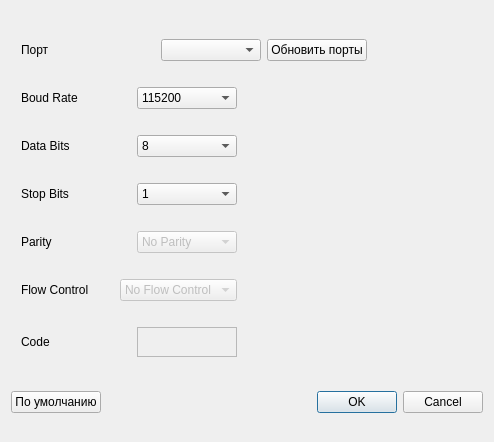
<?xml version="1.0" encoding="UTF-8"?>
<ui version="4.0">
 <class>ConnectionSettings</class>
 <widget class="QDialog" name="ConnectionSettings">
  <property name="geometry">
   <rect>
    <x>0</x>
    <y>0</y>
    <width>494</width>
    <height>442</height>
   </rect>
  </property>
  <property name="windowTitle">
   <string>Dialog</string>
  </property>
  <layout class="QVBoxLayout" name="verticalLayout_2">
   <item>
    <layout class="QVBoxLayout" name="verticalLayout">
     <item>
      <layout class="QHBoxLayout" name="horizontalLayout">
       <property name="leftMargin">
        <number>10</number>
       </property>
       <property name="topMargin">
        <number>10</number>
       </property>
       <property name="rightMargin">
        <number>10</number>
       </property>
       <property name="bottomMargin">
        <number>10</number>
       </property>
       <item>
        <widget class="QLabel" name="label">
         <property name="text">
          <string>Порт</string>
         </property>
        </widget>
       </item>
       <item>
        <spacer name="horizontalSpacer_2">
         <property name="orientation">
          <enum>Qt::Horizontal</enum>
         </property>
         <property name="sizeHint" stdset="0">
          <size>
           <width>20</width>
           <height>20</height>
          </size>
         </property>
        </spacer>
       </item>
       <item>
        <widget class="QComboBox" name="comboBoxPorts">
         <property name="minimumSize">
          <size>
           <width>100</width>
           <height>0</height>
          </size>
         </property>
        </widget>
       </item>
       <item>
        <widget class="QPushButton" name="pushButton_2">
         <property name="text">
          <string>Обновить порты</string>
         </property>
        </widget>
       </item>
       <item>
        <spacer name="horizontalSpacer">
         <property name="orientation">
          <enum>Qt::Horizontal</enum>
         </property>
         <property name="sizeHint" stdset="0">
          <size>
           <width>40</width>
           <height>20</height>
          </size>
         </property>
        </spacer>
       </item>
      </layout>
     </item>
     <item>
      <layout class="QHBoxLayout" name="horizontalLayout_13">
       <item>
        <layout class="QHBoxLayout" name="horizontalLayout_2">
         <property name="leftMargin">
          <number>10</number>
         </property>
         <property name="topMargin">
          <number>10</number>
         </property>
         <property name="rightMargin">
          <number>10</number>
         </property>
         <property name="bottomMargin">
          <number>10</number>
         </property>
         <item>
          <widget class="QLabel" name="label_2">
           <property name="text">
            <string>Boud Rate</string>
           </property>
          </widget>
         </item>
         <item>
          <spacer name="horizontalSpacer_3">
           <property name="orientation">
            <enum>Qt::Horizontal</enum>
           </property>
           <property name="sizeHint" stdset="0">
            <size>
             <width>9</width>
             <height>17</height>
            </size>
           </property>
          </spacer>
         </item>
         <item>
          <widget class="QComboBox" name="comboBoxBoudrate">
           <property name="minimumSize">
            <size>
             <width>100</width>
             <height>0</height>
            </size>
           </property>
           <property name="currentIndex">
            <number>3</number>
           </property>
           <item>
            <property name="text">
             <string>9600</string>
            </property>
           </item>
           <item>
            <property name="text">
             <string>19200</string>
            </property>
           </item>
           <item>
            <property name="text">
             <string>57600</string>
            </property>
           </item>
           <item>
            <property name="text">
             <string>115200</string>
            </property>
           </item>
          </widget>
         </item>
        </layout>
       </item>
       <item>
        <spacer name="horizontalSpacer_4">
         <property name="orientation">
          <enum>Qt::Horizontal</enum>
         </property>
         <property name="sizeHint" stdset="0">
          <size>
           <width>58</width>
           <height>20</height>
          </size>
         </property>
        </spacer>
       </item>
      </layout>
     </item>
     <item>
      <layout class="QHBoxLayout" name="horizontalLayout_12">
       <item>
        <layout class="QHBoxLayout" name="horizontalLayout_3">
         <property name="leftMargin">
          <number>10</number>
         </property>
         <property name="topMargin">
          <number>10</number>
         </property>
         <property name="rightMargin">
          <number>10</number>
         </property>
         <property name="bottomMargin">
          <number>10</number>
         </property>
         <item>
          <widget class="QLabel" name="label_3">
           <property name="text">
            <string>Data Bits</string>
           </property>
          </widget>
         </item>
         <item>
          <spacer name="horizontalSpacer_5">
           <property name="orientation">
            <enum>Qt::Horizontal</enum>
           </property>
           <property name="sizeHint" stdset="0">
            <size>
             <width>9</width>
             <height>17</height>
            </size>
           </property>
          </spacer>
         </item>
         <item>
          <widget class="QComboBox" name="comboBoxDataBits">
           <property name="minimumSize">
            <size>
             <width>100</width>
             <height>0</height>
            </size>
           </property>
           <property name="currentIndex">
            <number>3</number>
           </property>
           <item>
            <property name="text">
             <string>5</string>
            </property>
           </item>
           <item>
            <property name="text">
             <string>6</string>
            </property>
           </item>
           <item>
            <property name="text">
             <string>7</string>
            </property>
           </item>
           <item>
            <property name="text">
             <string>8</string>
            </property>
           </item>
          </widget>
         </item>
        </layout>
       </item>
       <item>
        <spacer name="horizontalSpacer_10">
         <property name="orientation">
          <enum>Qt::Horizontal</enum>
         </property>
         <property name="sizeHint" stdset="0">
          <size>
           <width>58</width>
           <height>20</height>
          </size>
         </property>
        </spacer>
       </item>
      </layout>
     </item>
     <item>
      <layout class="QHBoxLayout" name="horizontalLayout_11">
       <item>
        <layout class="QHBoxLayout" name="horizontalLayout_4">
         <property name="leftMargin">
          <number>10</number>
         </property>
         <property name="topMargin">
          <number>10</number>
         </property>
         <property name="rightMargin">
          <number>10</number>
         </property>
         <property name="bottomMargin">
          <number>10</number>
         </property>
         <item>
          <widget class="QLabel" name="label_4">
           <property name="text">
            <string>Stop Bits</string>
           </property>
          </widget>
         </item>
         <item>
          <spacer name="horizontalSpacer_6">
           <property name="orientation">
            <enum>Qt::Horizontal</enum>
           </property>
           <property name="sizeHint" stdset="0">
            <size>
             <width>9</width>
             <height>17</height>
            </size>
           </property>
          </spacer>
         </item>
         <item>
          <widget class="QComboBox" name="comboBoxStopBits">
           <property name="minimumSize">
            <size>
             <width>100</width>
             <height>0</height>
            </size>
           </property>
           <property name="currentIndex">
            <number>0</number>
           </property>
           <item>
            <property name="text">
             <string>1</string>
            </property>
           </item>
           <item>
            <property name="text">
             <string>1.5</string>
            </property>
           </item>
           <item>
            <property name="text">
             <string>2</string>
            </property>
           </item>
          </widget>
         </item>
        </layout>
       </item>
       <item>
        <spacer name="horizontalSpacer_11">
         <property name="orientation">
          <enum>Qt::Horizontal</enum>
         </property>
         <property name="sizeHint" stdset="0">
          <size>
           <width>58</width>
           <height>20</height>
          </size>
         </property>
        </spacer>
       </item>
      </layout>
     </item>
     <item>
      <layout class="QHBoxLayout" name="horizontalLayout_10">
       <item>
        <layout class="QHBoxLayout" name="horizontalLayout_5">
         <property name="leftMargin">
          <number>10</number>
         </property>
         <property name="topMargin">
          <number>10</number>
         </property>
         <property name="rightMargin">
          <number>10</number>
         </property>
         <property name="bottomMargin">
          <number>10</number>
         </property>
         <item>
          <widget class="QLabel" name="label_5">
           <property name="text">
            <string>Parity</string>
           </property>
          </widget>
         </item>
         <item>
          <spacer name="horizontalSpacer_7">
           <property name="orientation">
            <enum>Qt::Horizontal</enum>
           </property>
           <property name="sizeHint" stdset="0">
            <size>
             <width>9</width>
             <height>17</height>
            </size>
           </property>
          </spacer>
         </item>
         <item>
          <widget class="QComboBox" name="comboBoxParity">
           <property name="enabled">
            <bool>false</bool>
           </property>
           <property name="minimumSize">
            <size>
             <width>100</width>
             <height>0</height>
            </size>
           </property>
           <property name="editable">
            <bool>false</bool>
           </property>
           <property name="currentIndex">
            <number>0</number>
           </property>
           <item>
            <property name="text">
             <string>No Parity</string>
            </property>
           </item>
           <item>
            <property name="text">
             <string>Even Parity</string>
            </property>
           </item>
           <item>
            <property name="text">
             <string>Qdd Parity</string>
            </property>
           </item>
           <item>
            <property name="text">
             <string>Mark Parity</string>
            </property>
           </item>
           <item>
            <property name="text">
             <string>Space Parity</string>
            </property>
           </item>
          </widget>
         </item>
        </layout>
       </item>
       <item>
        <spacer name="horizontalSpacer_12">
         <property name="orientation">
          <enum>Qt::Horizontal</enum>
         </property>
         <property name="sizeHint" stdset="0">
          <size>
           <width>58</width>
           <height>20</height>
          </size>
         </property>
        </spacer>
       </item>
      </layout>
     </item>
     <item>
      <layout class="QHBoxLayout" name="horizontalLayout_9">
       <item>
        <layout class="QHBoxLayout" name="horizontalLayout_6">
         <property name="leftMargin">
          <number>10</number>
         </property>
         <property name="topMargin">
          <number>10</number>
         </property>
         <property name="rightMargin">
          <number>10</number>
         </property>
         <property name="bottomMargin">
          <number>10</number>
         </property>
         <item>
          <widget class="QLabel" name="label_6">
           <property name="text">
            <string>Flow Control</string>
           </property>
          </widget>
         </item>
         <item>
          <spacer name="horizontalSpacer_8">
           <property name="orientation">
            <enum>Qt::Horizontal</enum>
           </property>
           <property name="sizeHint" stdset="0">
            <size>
             <width>9</width>
             <height>17</height>
            </size>
           </property>
          </spacer>
         </item>
         <item>
          <widget class="QComboBox" name="comboBoxFlowControl">
           <property name="enabled">
            <bool>false</bool>
           </property>
           <property name="minimumSize">
            <size>
             <width>100</width>
             <height>0</height>
            </size>
           </property>
           <property name="currentIndex">
            <number>0</number>
           </property>
           <item>
            <property name="text">
             <string>No Flow Control</string>
            </property>
           </item>
           <item>
            <property name="text">
             <string>Hardware FC</string>
            </property>
           </item>
           <item>
            <property name="text">
             <string>Software FC</string>
            </property>
           </item>
          </widget>
         </item>
        </layout>
       </item>
       <item>
        <spacer name="horizontalSpacer_13">
         <property name="orientation">
          <enum>Qt::Horizontal</enum>
         </property>
         <property name="sizeHint" stdset="0">
          <size>
           <width>58</width>
           <height>20</height>
          </size>
         </property>
        </spacer>
       </item>
      </layout>
     </item>
     <item>
      <layout class="QHBoxLayout" name="horizontalLayout_8">
       <item>
        <layout class="QHBoxLayout" name="horizontalLayout_7">
         <property name="leftMargin">
          <number>10</number>
         </property>
         <property name="topMargin">
          <number>10</number>
         </property>
         <property name="rightMargin">
          <number>10</number>
         </property>
         <property name="bottomMargin">
          <number>10</number>
         </property>
         <item>
          <widget class="QLabel" name="label_7">
           <property name="text">
            <string>Code</string>
           </property>
          </widget>
         </item>
         <item>
          <spacer name="horizontalSpacer_9">
           <property name="orientation">
            <enum>Qt::Horizontal</enum>
           </property>
           <property name="sizeHint" stdset="0">
            <size>
             <width>48</width>
             <height>21</height>
            </size>
           </property>
          </spacer>
         </item>
         <item>
          <widget class="QTextEdit" name="textEditCode">
           <property name="enabled">
            <bool>false</bool>
           </property>
           <property name="sizePolicy">
            <sizepolicy hsizetype="Expanding" vsizetype="Maximum">
             <horstretch>0</horstretch>
             <verstretch>0</verstretch>
            </sizepolicy>
           </property>
           <property name="maximumSize">
            <size>
             <width>100</width>
             <height>30</height>
            </size>
           </property>
           <property name="baseSize">
            <size>
             <width>50</width>
             <height>50</height>
            </size>
           </property>
          </widget>
         </item>
        </layout>
       </item>
       <item>
        <spacer name="horizontalSpacer_14">
         <property name="orientation">
          <enum>Qt::Horizontal</enum>
         </property>
         <property name="sizeHint" stdset="0">
          <size>
           <width>58</width>
           <height>20</height>
          </size>
         </property>
        </spacer>
       </item>
      </layout>
     </item>
    </layout>
   </item>
   <item>
    <layout class="QHBoxLayout" name="horizontalLayout_14">
     <item>
      <widget class="QPushButton" name="pushButton">
       <property name="text">
        <string>По умолчанию</string>
       </property>
      </widget>
     </item>
     <item>
      <widget class="QDialogButtonBox" name="buttonBox">
       <property name="orientation">
        <enum>Qt::Horizontal</enum>
       </property>
       <property name="standardButtons">
        <set>QDialogButtonBox::Cancel|QDialogButtonBox::Ok</set>
       </property>
      </widget>
     </item>
    </layout>
   </item>
  </layout>
 </widget>
 <resources/>
 <connections>
  <connection>
   <sender>buttonBox</sender>
   <signal>accepted()</signal>
   <receiver>ConnectionSettings</receiver>
   <slot>accept()</slot>
   <hints>
    <hint type="sourcelabel">
     <x>248</x>
     <y>254</y>
    </hint>
    <hint type="destinationlabel">
     <x>157</x>
     <y>274</y>
    </hint>
   </hints>
  </connection>
  <connection>
   <sender>buttonBox</sender>
   <signal>rejected()</signal>
   <receiver>ConnectionSettings</receiver>
   <slot>reject()</slot>
   <hints>
    <hint type="sourcelabel">
     <x>316</x>
     <y>260</y>
    </hint>
    <hint type="destinationlabel">
     <x>286</x>
     <y>274</y>
    </hint>
   </hints>
  </connection>
 </connections>
</ui>
